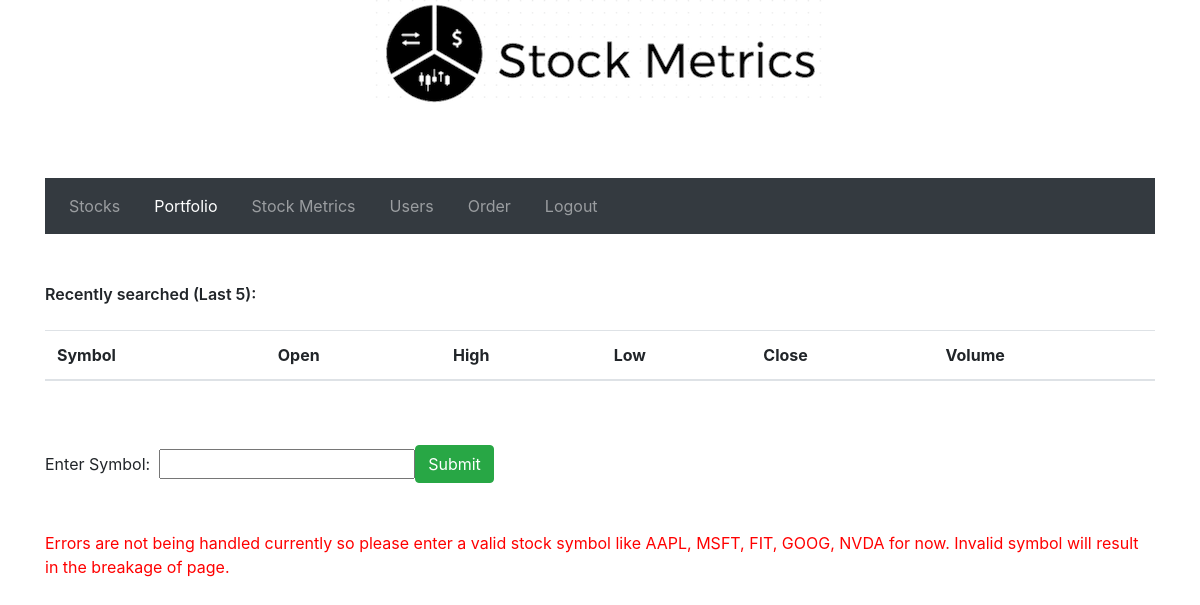
Before: /StockMetrics/portfolio/ (signed in) with the older database file.
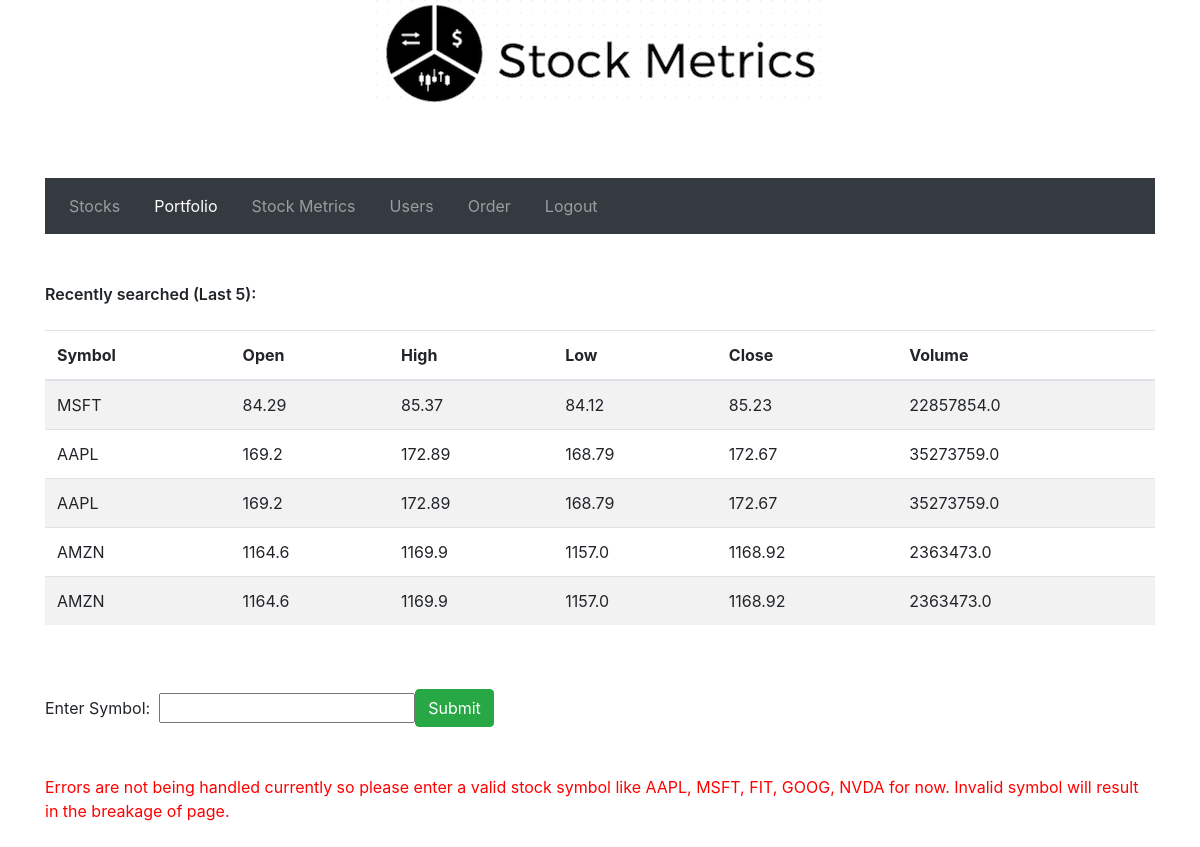
After: the same page with the newer database file.
### StockMetrics/models.py (models this page shows)
class PortfolioData(models.Model):
	symbol = models.CharField(_('Symbol'), max_length=5)
	open_price = models.FloatField()
	high_price = models.FloatField()
	low_price = models.FloatField()
	close_price = models.FloatField()
	volume = models.FloatField()

### StockMetrics/views.py (the view, shortened to what this page needs)
@login_required
def portfolio(request):
    user = request.user.id
    print(user)
    infos = []
    sym = []
    form = StockForm()
    all_portfolio2 = list(PortfolioData.objects.all())[::-1]
    all_portfolio = all_portfolio2[:5]
    return render(request, 'portfolio.html', {'all_portfolio':all_portfolio,'form': form,
                                                     'infos': infos, 'sym':sym})

### StockMetrics/forms.py
class StockForm(forms.Form):
    symbol = forms.RegexField(label=_("Symbol"), max_length=5,
        regex=r'^[A-Za-z0-9]+$',
        help_text=_("Required. 5 characters or fewer. Latin letters or digits"),
        error_messages={
            'invalid': _("This value may contain only latin letters or digits"),
        })

### StockMetrics/templates/portfolio.html (shortened to what this page needs)
<!DOCTYPE html>
<html lang = "en">
{% block content %}
<head>
    <link rel="stylesheet" href="https://maxcdn.bootstrapcdn.com/bootstrap/4.0.0-beta/css/bootstrap.min.css"
>
    <link rel="stylesheet" href="https://maxcdn.bootstrapcdn.com/font-awesome/4.4.0/css/font-awesome.min.css">
</head>
<body>
<center>
<img src="/static/images/logo.png" class="img-rounded" alt="Logo">
</center><br><br><br>
<div class="container">
    <div class="row">
        <div class="col-lg-12">
            <nav class="navbar navbar-expand-lg navbar-dark bg-dark">
                <div class="collapse navbar-collapse" id="navbarNav">
                    <ul class="navbar-nav">
                        <li class="nav-item">
                            <a class="nav-link" href="{% url 'index' %}">Stocks</a>
                        </li>&nbsp;&nbsp;&nbsp;&nbsp;
                        <li class="nav-item">
                            <a class="nav-link active" href="{% url 'portfolio' %}">Portfolio</a>
                        </li>&nbsp;&nbsp;&nbsp;&nbsp;
                        <li class="nav-item">
                            <a class="nav-link" href="{% url 'stockMetric' %}">Stock Metrics</a>
                        </li>&nbsp;&nbsp;&nbsp;&nbsp;
                        <li class="nav-item">
                            <a class="nav-link" href="{% url 'user' %}">Users</a>
                        </li>&nbsp;&nbsp;&nbsp;&nbsp;
                        <li class="nav-item">
                            <a class="nav-link" href="{% url 'order' %}">Order</a>
                        </li>&nbsp;&nbsp;&nbsp;&nbsp;
                        <li class="nav-item">
                            <a class="nav-link" href="{% url 'logout' %}">Logout</a>
                        </li>
                    </ul>
                </div>
            </nav>
        </div>
    </div><br><br>
    <div class="row">
            <div class="col-lg-12">
        <span style="font-weight: 600">Recently searched (Last 5): </span><br><br>
        <div class="row">
            <div class="col-lg-12">
                <table class="table table-striped">
        <thead>
            <tr>
                <th>Symbol</th>
                <th>Open</th>
                <th>High</th>
                <th>Low</th>
                <th>Close</th>
                <th>Volume</th>
            </tr>
        </thead>
        <tbody>
        {% for i in all_portfolio %}
            <tr>
                <td>
                    {{ i.symbol }}
                </td>
                <td>
                    {{ i.open_price }}
                </td>
                <td>
                    {{ i.high_price }}
                </td>
                <td>
                    {{ i.low_price }}
                </td>
                <td>
                    {{ i.close_price }}
                </td>
                <td>
                    {{ i.volume }}
                </td>
                </tr>
                {% endfor %}
        </tbody>
        </table>
        </div>
        </div><br><br>
        <form method="post" action="{% url 'portfolio' %}" class="form-inline">
    <div class="form-group ">
    <span>Enter Symbol:</span>&nbsp;&nbsp;
    {% csrf_token %}<br>
    {% for field in form %}
        {{ field }}
    {% endfor %}
    <input type="submit"
           class="btn btn-success" placeholder="Symbol...(GOOG, NKE, NVDA..)">
    </div>
</form>
<br><br>
<span style="color:red;">Errors are not being handled currently so please enter a valid stock symbol like AAPL, MSFT, FIT, GOOG, NVDA for now. Invalid symbol will result in the breakage of page.</span>
<br><br>
{% endblock  %}
</div>
</body>
</html>

Changed rows visible on the page:
added PortfolioData: symbol "MSFT", open_price "84.29", high_price "85.37", low_price "84.12", close_price "85.23", volume "22857854.0"
added PortfolioData: symbol "AAPL", open_price "169.2", high_price "172.89", low_price "168.79", close_price "172.67", volume "35273759.0"
added PortfolioData: symbol "AAPL", open_price "169.2", high_price "172.89", low_price "168.79", close_price "172.67", volume "35273759.0"
added PortfolioData: symbol "AMZN", open_price "1164.6", high_price "1169.9", low_price "1157.0", close_price "1168.92", volume "2363473.0"
added PortfolioData: symbol "AMZN", open_price "1164.6", high_price "1169.9", low_price "1157.0", close_price "1168.92", volume "2363473.0"
